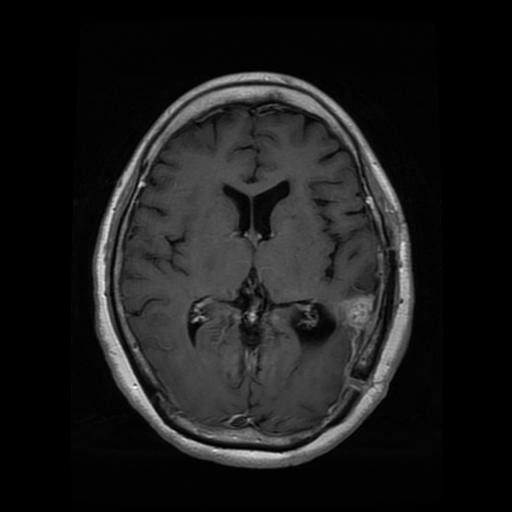
#> input picture Datasets/test_dataset/Te-gl_0019.jpg, 512 x 512 px, found by its file name
$ jupyter execute --allow-errors Image_rezise.ipynb
#> lines starting #> are read from the running program, lines starting #| are printed output that depends on the picture
[cell 1]
import os
import numpy as np
import pandas as pd
import matplotlib.pyplot as plt
from PIL import Image

[cell 2]
# Resolution
path = 'Datasets/test_dataset_unprocessed'

#> (the rest of this cell did not finish here and is left out)

[cell 3]
img_org = Image.open("Datasets/test_dataset_unprocessed/Te-gl_0019.jpg")
#> img_org is the input picture: PIL image 512x512 RGB; min 0, max 255, mean 27.4
bbox = img_org.getbbox()
#> bbox = (64, 16, 448, 512)
cropped_im = img_org.crop(bbox)
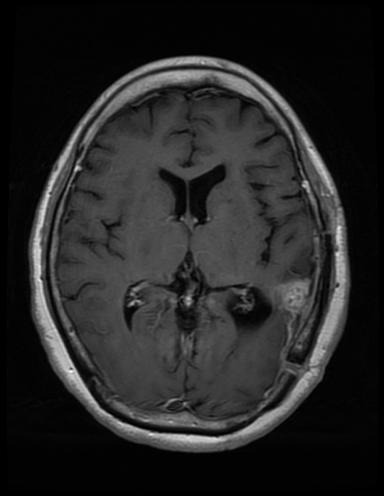
#> cropped_im: PIL image 384x496 RGB; min 0, max 255, mean 37.7

# Save the cropped image
# cropped_im.save("cropped_image.jpg")

plt.imshow(cropped_im)

[cell 4]
# Pixel loop - Working
img_org = Image.open("Datasets/test_dataset_unprocessed/Te-gl_0019.jpg")
img = img_org.convert("L")
pixels = img.load() # create the pixel map

for i in range(img.size[0]): # for every pixel:
    for j in range(img.size[1]):
        if pixels[i,j] != (25):
            # change to black if not red
            pixels[i,j] = (0)

bbox = img.getbbox()
#> bbox = (94, 71, 414, 469)

cropped_im = img_org.crop(bbox)
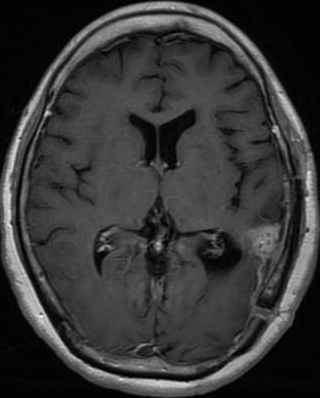
#> cropped_im: PIL image 320x398 RGB; min 0, max 255, mean 55.1

# Save the cropped image
# cropped_im.save("cropped_image.jpg")

plt.imshow(cropped_im)

[cell 5]
# Average Resolutions
import json

with open("preprocessing/res_testing/res_test.json", "r") as infile:
#> (reads preprocessing/res_testing/res_test.json from the repository)
    data = json.load(infile)

resolutions = set([d['resolution'] for d in data])

average_res = {}
averages = []

for res in resolutions:
    accuracies = [d['test_accuracy'] for d in data if d['resolution']==res]
    tn = [d['true_neg'] for d in data if d['resolution']==res]
    tp = [d['true_pos'] for d in data if d['resolution']==res]
    fp = [d['false_pos'] for d in data if d['resolution']==res]
    fn = [d['false_neg'] for d in data if d['resolution']==res]
    avg_tn = (sum(tn) / len(tn))
    avg_tp = (sum(tp) / len(tp))
    avg_fp = (sum(fp) / len(fp))
    avg_fn = (sum(fn) / len(fn))
    avg = (sum(accuracies) / len(accuracies))
    std = np.std(accuracies)
    averages.append([f'{res}x{res}', avg, std, avg_tp, avg_tn, avg_fp, avg_fn])
    average_res.update({res:avg})

sort_by_value = dict(sorted(average_res.items(), key=lambda item: item[1]))
sort_by_value
print(averages)

df = pd.DataFrame(averages, columns=['resolution', 'accuracy', 'std', 'tp', 'tn', 'fp', 'fn'])
df.sort_values(by=['accuracy'], ascending=False, inplace=True)
df.set_index('resolution', inplace=True)
df
